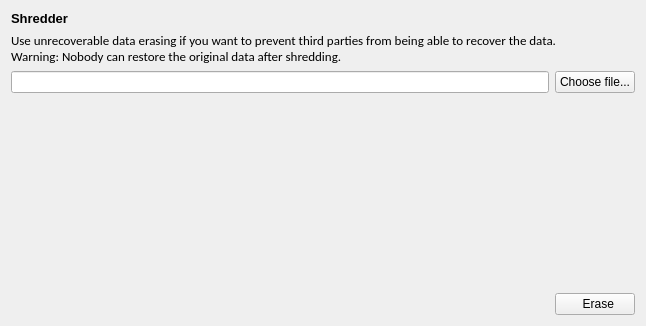
<?xml version="1.0" encoding="UTF-8"?>
<ui version="4.0">
 <class>WgtShredder</class>
 <widget class="QWidget" name="WgtShredder">
  <property name="geometry">
   <rect>
    <x>0</x>
    <y>0</y>
    <width>646</width>
    <height>326</height>
   </rect>
  </property>
  <property name="windowTitle">
   <string>Form</string>
  </property>
  <layout class="QVBoxLayout" name="verticalLayout_3">
   <item>
    <layout class="QVBoxLayout" name="verticalLayout_2">
     <item>
      <widget class="QLabel" name="labShredderHeader">
       <property name="font">
        <font>
         <family>Arial</family>
         <pointsize>10</pointsize>
         <weight>75</weight>
         <bold>true</bold>
        </font>
       </property>
       <property name="text">
        <string>Shredder</string>
       </property>
      </widget>
     </item>
     <item>
      <widget class="QLabel" name="labShredderDescription">
       <property name="font">
        <font>
         <family>Calibri</family>
         <pointsize>10</pointsize>
        </font>
       </property>
       <property name="text">
        <string>Use unrecoverable data erasing if you want to prevent third parties from being able to recover the data.
Warning: Nobody can restore the original data after shredding.</string>
       </property>
      </widget>
     </item>
    </layout>
   </item>
   <item>
    <layout class="QHBoxLayout" name="horizontalLayout">
     <item>
      <widget class="QLineEdit" name="editShredderFilePath"/>
     </item>
     <item>
      <widget class="QPushButton" name="btnChooseFile">
       <property name="text">
        <string>Choose file...</string>
       </property>
       <property name="icon">
        <iconset>
         <normaloff>:/dgui/ico/bin.ico</normaloff>:/dgui/ico/bin.ico</iconset>
       </property>
       <property name="iconSize">
        <size>
         <width>28</width>
         <height>28</height>
        </size>
       </property>
       <property name="flat">
        <bool>false</bool>
       </property>
      </widget>
     </item>
    </layout>
   </item>
   <item>
    <layout class="QHBoxLayout" name="horizontalLayout_3">
     <item>
      <spacer name="verticalSpacer">
       <property name="orientation">
        <enum>Qt::Vertical</enum>
       </property>
       <property name="sizeHint" stdset="0">
        <size>
         <width>20</width>
         <height>40</height>
        </size>
       </property>
      </spacer>
     </item>
     <item>
      <widget class="QLabel" name="label">
       <property name="font">
        <font>
         <pointsize>12</pointsize>
        </font>
       </property>
       <property name="contextMenuPolicy">
        <enum>Qt::DefaultContextMenu</enum>
       </property>
       <property name="layoutDirection">
        <enum>Qt::LeftToRight</enum>
       </property>
       <property name="text">
        <string/>
       </property>
       <property name="alignment">
        <set>Qt::AlignCenter</set>
       </property>
       <property name="wordWrap">
        <bool>true</bool>
       </property>
      </widget>
     </item>
     <item>
      <spacer name="verticalSpacer_2">
       <property name="orientation">
        <enum>Qt::Vertical</enum>
       </property>
       <property name="sizeHint" stdset="0">
        <size>
         <width>20</width>
         <height>40</height>
        </size>
       </property>
      </spacer>
     </item>
    </layout>
   </item>
   <item>
    <layout class="QHBoxLayout" name="horizontalLayout_2">
     <item>
      <spacer name="horizontalSpacer_2">
       <property name="orientation">
        <enum>Qt::Horizontal</enum>
       </property>
       <property name="sizeHint" stdset="0">
        <size>
         <width>40</width>
         <height>20</height>
        </size>
       </property>
      </spacer>
     </item>
     <item>
      <widget class="QPushButton" name="btnEraseFile">
       <property name="text">
        <string>  Erase</string>
       </property>
       <property name="icon">
        <iconset>
         <normaloff>:/dgui/ico/bin.ico</normaloff>:/dgui/ico/bin.ico</iconset>
       </property>
       <property name="iconSize">
        <size>
         <width>24</width>
         <height>24</height>
        </size>
       </property>
       <property name="flat">
        <bool>false</bool>
       </property>
      </widget>
     </item>
    </layout>
   </item>
  </layout>
 </widget>
 <resources/>
 <connections/>
</ui>
